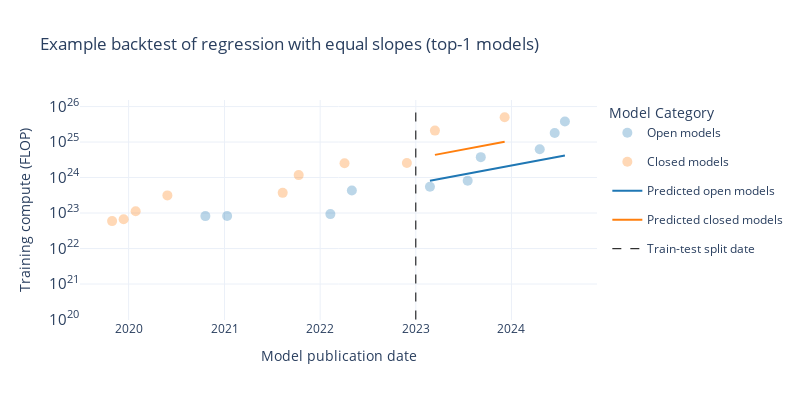

This figure's notebook cell:
### Code cell
same_slopes = (True,)
split_date = pd.Timestamp('2023-01-01')
train_df = df_filtered.loc[df_filtered['date'] < split_date]
test_df = df_filtered.loc[df_filtered['date'] >= split_date]
backtest_result = backtest_model(train_df, test_df, same_intercepts, same_slopes)
error = rmse(backtest_result['predicted_log_flop'], backtest_result['log_flop'])
closed_error = rmse(backtest_result[backtest_result['category'] == 'Closed']['predicted_log_flop'], backtest_result[backtest_result['category'] == 'Closed']['log_flop'])
open_error = rmse(backtest_result[backtest_result['category'] == 'Open']['predicted_log_flop'], backtest_result[backtest_result['category'] == 'Open']['log_flop'])
print(f"RMSE in log-FLOP from {split_date}: {error}")
print(f"RMSE in log-FLOP from {split_date} for closed models: {closed_error}")
print(f"RMSE in log-FLOP from {split_date} for open models: {open_error}")

fig = go.Figure()

# Plot raw data, separating by category
df_open = df_filtered[df_filtered['category'] == 'Open']
df_closed = df_filtered[df_filtered['category'] == 'Closed']
# Plot the original data points
fig.add_trace(go.Scatter(
    x=df_open['date'], y=10**df_open['log_flop'],
    mode='markers', name='Open models',
    marker=dict(color=colors['open'], opacity=0.3, size=10)
))
fig.add_trace(go.Scatter(
    x=df_closed['date'], y=10**df_closed['log_flop'],
    mode='markers', name='Closed models',
    marker=dict(color=colors['closed'], opacity=0.3, size=10)
))

# Plot predictions as lines for each category
test_df_open = backtest_result[backtest_result['category'] == 'Open']
test_df_closed = backtest_result[backtest_result['category'] == 'Closed']

fig.add_trace(go.Scatter(
    x=test_df_open['date'], y=10**test_df_open['predicted_log_flop'],
    mode='lines', name='Predicted open models',
    line=dict(color=colors['open'])
))
fig.add_trace(go.Scatter(
    x=test_df_closed['date'], y=10**test_df_closed['predicted_log_flop'],
    mode='lines', name='Predicted closed models',
    line=dict(color=colors['closed'])
))

# Vertical line at the split date
fig.add_shape(
    type="line",
    x0=split_date, y0=10**20, x1=split_date, y1=10**26,
    line=dict(color="black", width=1, dash="dash"),
    name='Train-test split date',
    legendgroup='Train-test split date',  # Grouping for legend
    showlegend=True  # Ensure it appears in the legend
)

fig.update_yaxes(type='log')

fig.update_layout(
    template='plotly_white',
    width=800,
    height=400,
    title=f'Example backtest of regression with equal slopes (top-{top_n} models)',
    xaxis_title='Model publication date',
    yaxis_title='Training compute (FLOP)',
    legend_title='Model Category',
)

save_plot(fig, results_dir, f'backtest_example_{model_selection}_frontier={frontier_selection}_top{top_n}_cutoff={cutoff_date}_same_slopes={same_slopes}_split={split_date}')
df_open[['System', 'date', 'log_flop']].to_csv(results_dir + f'plot_data/backtest_example_{model_selection}_frontier={frontier_selection}_top{top_n}_cutoff={cutoff_date}_same_slopes={same_slopes}_split={split_date}_open.csv', index=False)
df_closed[['System', 'date', 'log_flop']].to_csv(results_dir + f'plot_data/backtest_example_{model_selection}_frontier={frontier_selection}_top{top_n}_cutoff={cutoff_date}_same_slopes={same_slopes}_split={split_date}_closed.csv', index=False)
test_df_open[['date', 'predicted_log_flop']].to_csv(results_dir + f'plot_data/backtest_example_{model_selection}_frontier={frontier_selection}_top{top_n}_cutoff={cutoff_date}_same_slopes={same_slopes}_split={split_date}_open_predictions.csv', index=False)
test_df_closed[['date', 'predicted_log_flop']].to_csv(results_dir + f'plot_data/backtest_example_{model_selection}_frontier={frontier_selection}_top{top_n}_cutoff={cutoff_date}_same_slopes={same_slopes}_split={split_date}_closed_predictions.csv', index=False)

fig.show()

### Figure 1 — Plotly figure (JSON) as saved in the notebook; plotly's stock layout.template omitted (floating-point values rounded to 4 significant figures)
{"data": [{"marker": {"color": "#1f77b4", "opacity": 0.3, "size": 10}, "mode": "markers", "name": "Open models", "type": "scatter", "x": ["2020-10-20T00:00:00", "2021-01-11T00:00:00", "2022-02-09T00:00:00", "2022-05-02T00:00:00", "2023-02-24T00:00:00", "2023-07-18T00:00:00", "2023-09-06T00:00:00", "2024-04-18T00:00:00", "2024-06-14T00:00:00", "2024-07-23T00:00:00"], "y": [8.2e+22, 8.22e+22, 9.316e+22, 4.3e+23, 5.5e+23, 8.1e+23, 3.76e+24, 6.3e+24, 1.8e+25, 3.8e+25]}, {"marker": {"color": "#ff7f0e", "opacity": 0.3, "size": 10}, "mode": "markers", "name": "Closed models", "type": "scatter", "x": ["2019-10-30T00:00:00", "2019-12-13T00:00:00", "2020-01-28T00:00:00", "2020-05-28T00:00:00", "2021-08-11T00:00:00", "2021-10-11T00:00:00", "2022-04-04T00:00:00", "2022-11-28T00:00:00", "2023-03-15T00:00:00", "2023-12-06T00:00:00"], "y": [5.925e+22, 6.7e+22, 1.12e+23, 3.14e+23, 3.7e+23, 1.17e+24, 2.527e+24, 2.578e+24, 2.1e+25, 5e+25]}, {"line": {"color": "#1f77b4"}, "mode": "lines", "name": "Predicted open models", "type": "scatter", "x": ["2023-02-24T00:00:00", "2023-07-18T00:00:00", "2023-09-06T00:00:00", "2024-04-18T00:00:00", "2024-06-14T00:00:00", "2024-07-23T00:00:00"], "y": [8.103e+23, 1.284e+24, 1.506e+24, 3.09e+24, 3.707e+24, 4.198e+24]}, {"line": {"color": "#ff7f0e"}, "mode": "lines", "name": "Predicted closed models", "type": "scatter", "x": ["2023-03-15T00:00:00", "2023-12-06T00:00:00"], "y": [4.349e+24, 1.017e+25]}], "layout": {"height": 400, "legend": {"title": {"text": "Model Category"}}, "shapes": [{"legendgroup": "Train-test split date", "line": {"color": "black", "dash": "dash", "width": 1}, "name": "Train-test split date", "showlegend": true, "type": "line", "x0": "2023-01-01T00:00:00", "x1": "2023-01-01T00:00:00", "y0": 100000000000000000000, "y1": 1e+26}], "title": {"text": "Example backtest of regression with equal slopes (top-1 models)"}, "width": 800, "xaxis": {"title": {"text": "Model publication date"}}, "yaxis": {"title": {"text": "Training compute (FLOP)"}, "type": "log"}}}
